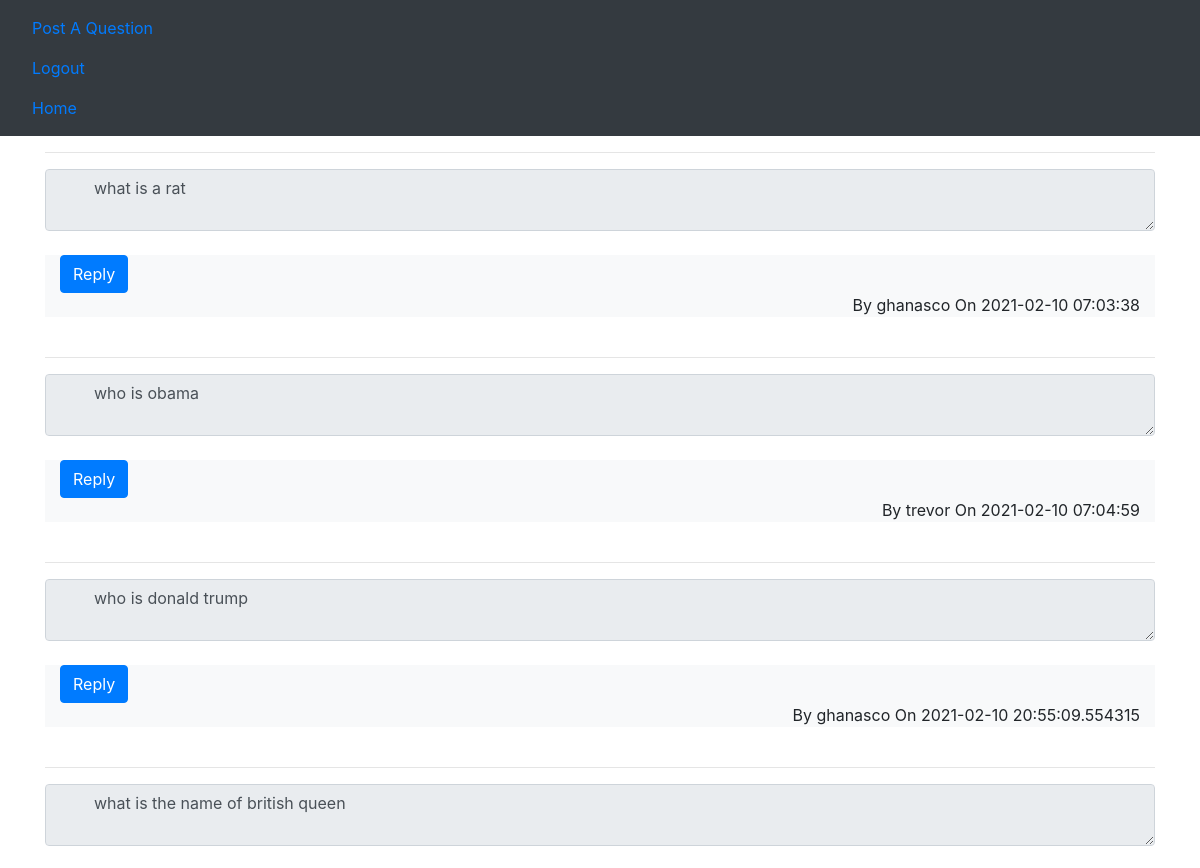
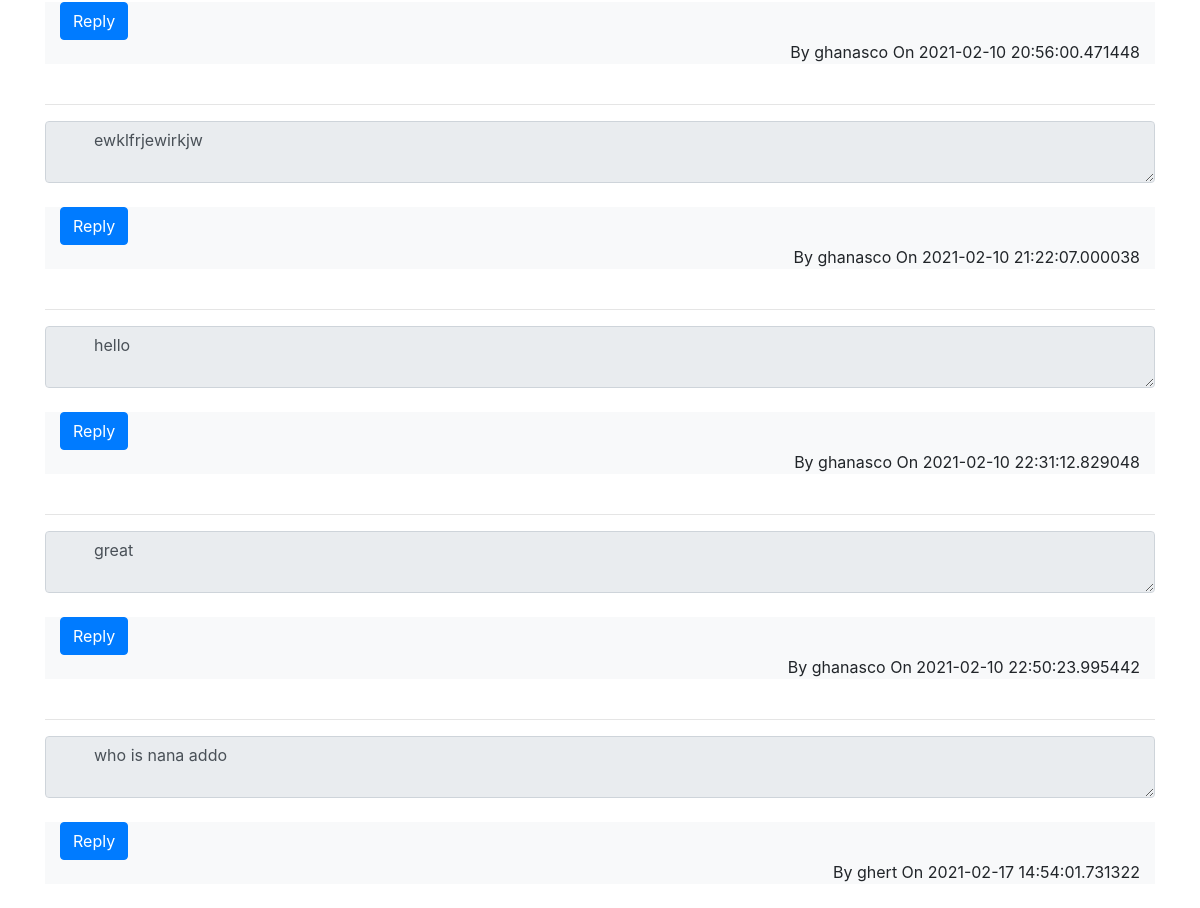
The app's page /user_home (signed in) with its own data (2 pictures, top to bottom).
### models.py (models this page shows)
class Question(db.Model):
    id = db.Column(db.Integer, primary_key = True)
    data = db.Column(db.String(10000000000))
    date = db.Column(db.DateTime(), default=datetime.utcnow)
    user_name = db.Column(db.String, db.ForeignKey('user.user_name'))
    answers = db.relationship('Answer')

### views.py (the view)
@views.route('/user_home')
@login_required
def user_home():
    all_questions = Question.query.order_by(Question.date).all()
    if request.method == 'POST':
        reply = request.form.get('reply')
        replys(reply)
    return render_template('user_home.html', user=current_user, all_questions=all_questions)

### __init__.py (called while the page is built)
def create_app():
    app = Flask(__name__)
    app.config['SECRET_KEY'] = "437820302803-[]33231203\'\e[23042309-4230418209477386187628978712sdhgdkyusjdgwyuiryuiKJ,yirtrhjg7R5TYU7klU8y7uYUIY768Io"
    app.config['SQLALCHEMY_DATABASE_URI'] = f'sqlite:///{DB_NAME}'
    db.init_app(app)
    from .views import views
    from .auth import auth
    from .misc_func import misc_func
    app.register_blueprint(views, url_prefix = '/')
    app.register_blueprint(auth, url_prefix = '/')
    app.register_blueprint(misc_func, url_prefix = '/')
    from .models import Question, User
    create_database(app)
    login_manager = LoginManager()
    login_manager.login_view = 'auth.login'
    login_manager.init_app(app)
    @login_manager.user_loader
    def load_user(id):
        return User.query.get(int(id))
    return app

### templates/user_home.html
{% extends "base.html"%} {% block title%} Home {% endblock %} {% block content%}
{% for question in all_questions %}
<hr>
<form>
    <textarea readonly class="form-control" id="question">
        {{ question.data }}
    </textarea>
    <br/>
                <div class="col-md 12 bg-light text-left">
                    <a href="/user_home/replys" >
                        <button type="button" class="btn btn-primary" id="question", name="reply">Reply</button>
                     </a>
                </div>
                <div class="col-md-12 bg-light text-right">
                    By {{ question.user_name }} On {{ question.date }}
                </div>
    <br>
</form>
{% endfor %}
{% endblock %}

### templates/base.html (shortened to what this page needs)
<!DOCTYPE html>
<html lang="en">
  <head>
    <link
      rel="stylesheet"
      href="https://cdn.jsdelivr.net/npm/bootstrap@4.6.0/dist/css/bootstrap.min.css"
    />
  </head>
  <body>
    <nav class="navbar navbar-expand-lg navbar-dark bg-dark" id="navbar">
      <div id="navbar">
        {% if user.is_authenticated %}
        <a class="nav-item nav-link" id="questions" href="/user_home/questions">
          Post A Question
        </a>
        <a class="nav-item nav-link" id="logout" href="/logout">
          Logout
        </a>
        <a class="nav-item nav-link" id="home" href="/"> Home </a>
        {% else %}
        <a class="nav-item nav-link" id="home" href="/"> Home </a>
        <a class="nav-item nav-link" id="login" href="/login"> Login </a>
        <a class="nav-item nav-link" id="signUp" href="/sign-up"> Sign Up </a>
        {% endif %}
      </div>
    </nav>
    <div class="container">{%block content %}{% endblock %}</div>
  </body>
</html>

### records on screen
Question: data "what is a rat", user_name "ghanasco", date "2021-02-10 07:03:38"
Question: data "who is obama", user_name "trevor", date "2021-02-10 07:04:59"
Question: data "who is donald trump", user_name "ghanasco", date "2021-02-10 20:55:09.554315"
Question: data "what is the name of british queen", user_name "ghanasco", date "2021-02-10 20:56:00.471448"
Question: data "ewklfrjewirkjw", user_name "ghanasco", date "2021-02-10 21:22:07.000038"
Question: data "hello", user_name "ghanasco", date "2021-02-10 22:31:12.829048"
Question: data "great", user_name "ghanasco", date "2021-02-10 22:50:23.995442"
Question: data "who is nana addo", user_name "ghert", date "2021-02-17 14:54:01.731322"
